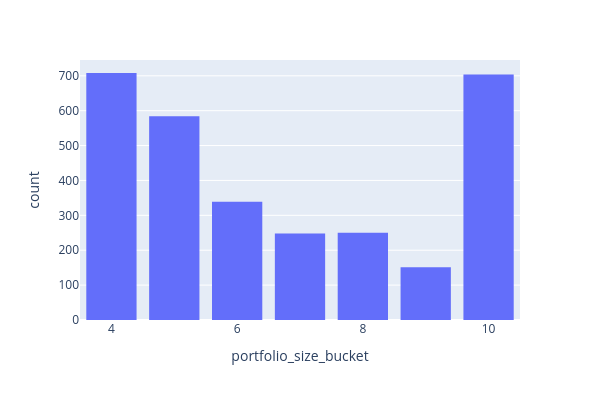

The notebook cell this image was saved under:
### Markdown cell above
# EDA

### Code cell
fig = px.histogram(results_df, x="portfolio_size_bucket")

fig.update_layout(width=600, height=400, bargap=0.2)
fig.show()

### Figure 1 — Plotly figure (JSON) as saved in the notebook; plotly's stock layout.template omitted (floating-point values rounded to 4 significant figures; data arrays with more than 128 entries replaced by an {"elided": "..."} marker saying what was removed)
{"data": [{"alignmentgroup": "True", "bingroup": "x", "hovertemplate": "portfolio_size_bucket=%{x}<br>count=%{y}<extra></extra>", "legendgroup": "", "marker": {"color": "#636efa", "pattern": {"shape": ""}}, "name": "", "offsetgroup": "", "orientation": "v", "showlegend": false, "type": "histogram", "x": {"elided": "2984 int values"}, "xaxis": "x", "yaxis": "y"}], "layout": {"bargap": 0.2, "barmode": "relative", "height": 400, "legend": {"tracegroupgap": 0}, "margin": {"t": 60}, "width": 600, "xaxis": {"anchor": "y", "domain": [0, 1], "title": {"text": "portfolio_size_bucket"}}, "yaxis": {"anchor": "x", "domain": [0, 1], "title": {"text": "count"}}}}
